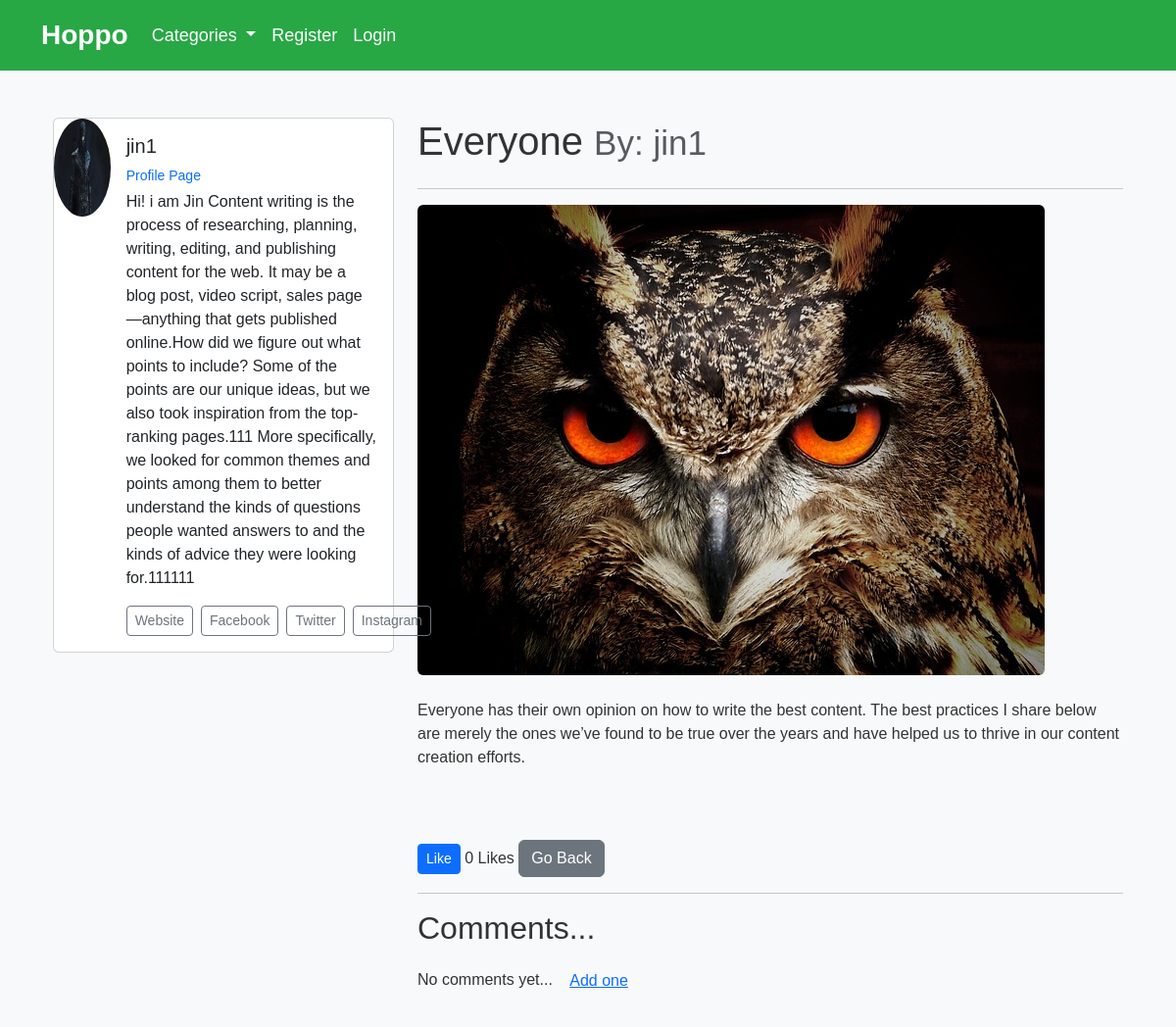
Screenshot of /details/28 with the database file from the repository.
### calc/models.py (models this page shows, shortened)
class Post(models.Model):
    author = models.ForeignKey(User, on_delete=models.CASCADE)
    title = models.CharField(max_length=300)
    post_image = models.ImageField(null=True, blank=True, upload_to="images/")
    category = models.CharField(max_length=300, default='coding')
    body = RichTextField(blank=True, null=True)
    post_date = models.DateTimeField(auto_now_add=True)
    likes = models.ManyToManyField(User, related_name='blog_posts')
    def total_likes(self):
        return self.likes.count()

class Profile(models.Model):
    user = models.OneToOneField(User, null=True, on_delete=models.CASCADE)
    bio = models.TextField()
    profile_pic = models.ImageField(null=True, blank=True,upload_to="images/profile/")
    website_url = models.CharField(max_length=300, null=True, blank=True)
    facebook_url = models.CharField(max_length=300, null=True, blank=True)
    twitter_url = models.CharField(max_length=300, null=True, blank=True)
    instagram_url = models.CharField(max_length=300, null=True, blank=True)
    pinterest_url = models.CharField(max_length=300, null=True, blank=True)

### calc/views.py (the view)
# urls.py: path('details/<int:pk>', DetailsView.as_view(), name="details"),
class DetailsView(DetailView):
    model = Post
    template_name = 'details.html'
    def get_context_data(self, *args, **kwargs):
        pet_menu = Category.objects.all()
        context = super(DetailsView,self).get_context_data(*args, **kwargs)
        stuff = get_object_or_404(Post, id=self.kwargs['pk'])
        total_likes = stuff.total_likes()
        liked = False
        if stuff.likes.filter(id=self.request.user.id).exists():
            liked = True
        context["pet_menu"] = pet_menu
        context["total_likes"] = total_likes
        context["liked"] = liked
        return context

### calc/models.py (called while the page is built)
    def __str__(self):
        return self.name

### calc/templates/details.html (shortened to what this page needs)
{% extends 'base.html' %}
{% load static %}
{% block content %}
    <div class="container my-5">
        <div class="row">
            <div class="col-lg-8 order-lg-2">
                <h1 class="mb-4">{{ post.title }} <small class="text-muted">By: {{ post.author }}</small></h1>
                <hr>
                {% if post.post_image %}
                    <img src="{{ post.post_image.url }}" class="img-fluid rounded mb-4" alt="{{ post.title }}">
                {% endif %}
                <div class="post-body">
                    {{ post.body|safe }}
                </div>
                <br>
                <br><br>
                <form action="{% url 'like_post' post.pk %}" method="POST">
                    {% if liked %}
                        <button type="submit" name="post_id" value="{{ post.id }}" class="btn btn-danger btn-sm">Unlike</button>
                    {% else %}
                        <button type="submit" name="post_id" value="{{ post.id }}" class="btn btn-primary btn-sm">Like</button>
                    {% endif %}
                    <span class="ml-2 align-middle">{{ total_likes }} Likes</span>
                    <a href="{% url 'home' %}" class="btn btn-secondary">Go Back</a>
                </form>
                <hr>
                <h2 class="mb-3">Comments...</h2>
                {% if not post.comments.all %}
                    <p>No comments yet... <a href="{% url 'add_comment' post.pk %}" class="btn btn-link">Add one</a></p>
                {% endif %}
            </div>
            <div class="col-lg-4 order-lg-1">
                <div class="author-card card mb-3">
                    <div class="row g-0">
                        <div class="col-md-2">
                            {% if post.author.profile.profile_pic %}
                                <img src="{{ post.author.profile.profile_pic.url }}" class="card-img rounded-circle" alt="Profile Picture" width="100" height="100">
                            {% else %}
                                <img src="{% static 'calc/images/default.png' %}" class="card-img rounded-circle" alt="Profile Picture" width="100" height="100">
                            {% endif %}
                        </div>
                        <div class="col-md-10">
                            <div class="card-body">
                                <h5 class="card-title">{{ post.author }}</h5>
                                <p class="small text-muted mb-1">
                                    <a href="{% url 'profie_page' post.author.profile.id %}" class="text-decoration-none">Profile Page</a>
                                </p>
                                <p class="card-text">{{ post.author.profile.bio }}</p>
                                <div class="d-flex">
                                    {% if post.author.profile.website_url %}
                                        <a href="{{ post.author.profile.website_url }}" class="btn btn-outline-secondary btn-sm me-2" target="_blank">Website</a>
                                    {% endif %}
                                    {% if post.author.profile.facebook_url %}
                                        <a href="{{ post.author.profile.facebook_url }}" class="btn btn-outline-secondary btn-sm me-2" target="_blank">Facebook</a>
                                    {% endif %}
                                    {% if post.author.profile.twitter_url %}
                                        <a href="{{ post.author.profile.twitter_url }}" class="btn btn-outline-secondary btn-sm me-2" target="_blank">Twitter</a>
                                    {% endif %}
                                    {% if post.author.profile.instagram_url %}
                                        <a href="{{ post.author.profile.instagram_url }}" class="btn btn-outline-secondary btn-sm me-2" target="_blank">Instagram</a>
                                    {% endif %}
                                </div>
                            </div>
                        </div>
                    </div>
                </div>
            </div>
        </div>
    </div>
{% endblock %}

### calc/templates/base.html (style rules this page uses)
body { font-family: Arial, sans-serif; background-color: #f8f9fa; color: #333; }

### rows the page displays
Post: title "Everyone", author "jin1", post_image (picture), body "Everyone has their own opinion on how to write the best content. The best practices I share below are merely the ones we’ve found to be true over the years and have helped us to thrive in our content creation efforts.", author.profile.profile_pic (picture), author.profile.bio "Hi! i am Jin Content writing is the process of researching, planning, writing, editing, and publishing content for the web. It may be a blog post, video script, sales page—anything that gets published online.How did we figure out what points to include? Some of the points are our unique ideas, but we also took inspiration from the top-ranking pages.111 More specifically, we looked for common themes and points among them to better understand the kinds of questions people wanted answers to and the kinds of advice they were looking for.111111"

### other values shown
{{ total_likes }} "0"
